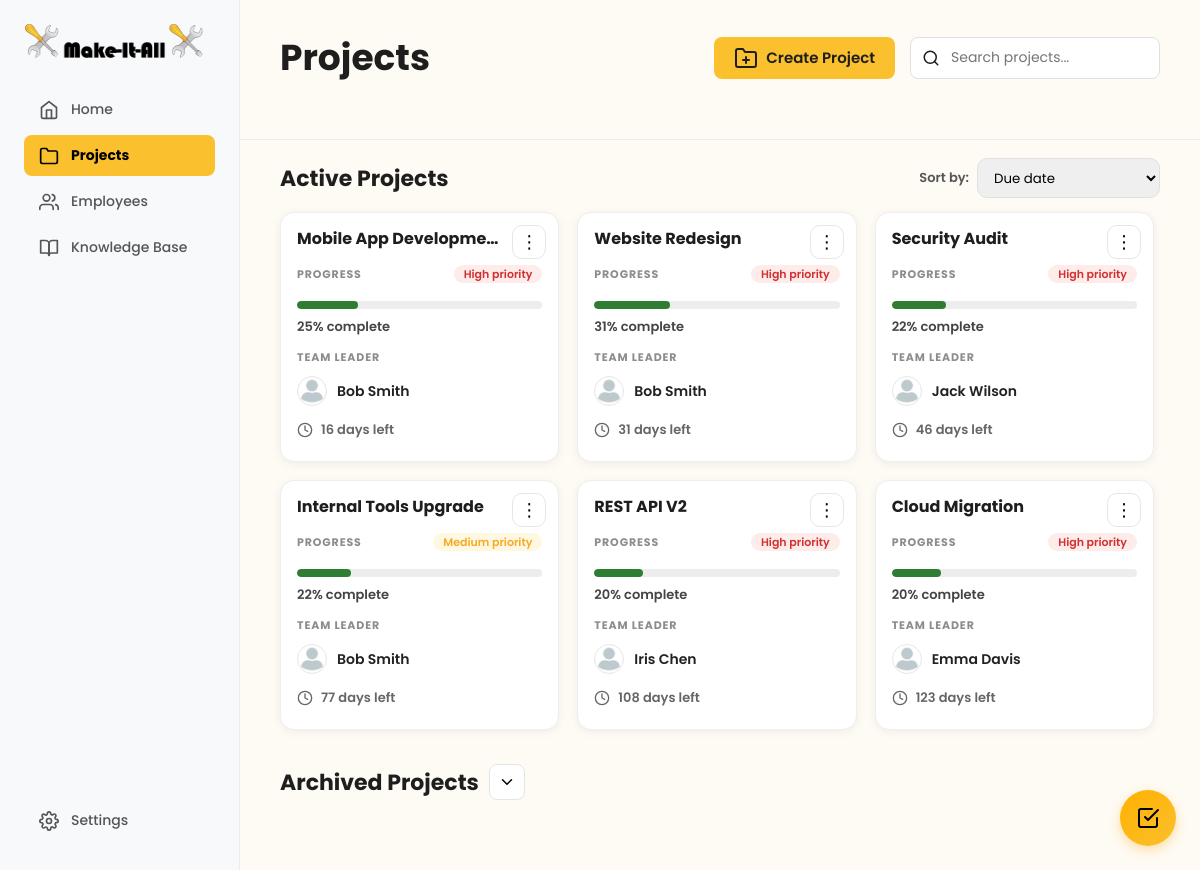
The page /user/project/projects-overview.php on the database its author committed.
### tables this page shows
CREATE TABLE projects (
    project_id INT AUTO_INCREMENT PRIMARY KEY,
    project_name VARCHAR(255) NOT NULL,
    description TEXT,
    created_by INT NOT NULL COMMENT 'Manager who created the project',
    team_leader_id INT NULL COMMENT 'Assigned team leader',
    start_date DATE NOT NULL,
    deadline DATE NOT NULL,
    estimated_completion_date DATE NULL COMMENT 'Calculated based on velocity',
    completed_date DATE NULL,
    status ENUM('planning', 'active', 'on_hold', 'completed', 'archived') DEFAULT 'active',
    priority ENUM('low', 'medium', 'high') DEFAULT 'medium',
    completion_percentage DECIMAL(5,2) DEFAULT 0.00,
    overdue_tasks_count INT DEFAULT 0,
    resource_level ENUM('sufficient', 'tight', 'under_resourced') DEFAULT 'sufficient',
    created_at TIMESTAMP DEFAULT CURRENT_TIMESTAMP,
    updated_at TIMESTAMP DEFAULT CURRENT_TIMESTAMP ON UPDATE CURRENT_TIMESTAMP,
    archived_at TIMESTAMP NULL,
    FOREIGN KEY (created_by) REFERENCES users(user_id) ON DELETE RESTRICT,
    FOREIGN KEY (team_leader_id) REFERENCES users(user_id) ON DELETE SET NULL,
    INDEX idx_status (status),
    INDEX idx_created_by (created_by),
    INDEX idx_team_leader (team_leader_id),
    INDEX idx_deadline (deadline),
    INDEX idx_priority (priority)
);

CREATE TABLE users (
    user_id INT AUTO_INCREMENT PRIMARY KEY,
    email VARCHAR(255) NOT NULL UNIQUE,
    password_hash VARCHAR(255) NULL COMMENT 'NULL for non-registered employees',
    is_registered BOOLEAN DEFAULT FALSE,
    first_name VARCHAR(100) NOT NULL,
    last_name VARCHAR(100) NOT NULL,
    profile_picture VARCHAR(255) DEFAULT '/default-avatar.png',
    role ENUM('manager', 'team_leader', 'team_member', 'technical_specialist') NOT NULL DEFAULT 'team_member',
    department VARCHAR(100),
    specialties TEXT COMMENT 'JSON array: ["Frontend", "React", "UX Design"]',
    manager_id INT NULL COMMENT 'Self-referencing FK - who manages this user',
    is_active BOOLEAN DEFAULT TRUE,
    last_login TIMESTAMP NULL,
    created_at TIMESTAMP DEFAULT CURRENT_TIMESTAMP,
    updated_at TIMESTAMP DEFAULT CURRENT_TIMESTAMP ON UPDATE CURRENT_TIMESTAMP,
    FOREIGN KEY (manager_id) REFERENCES users(user_id) ON DELETE SET NULL,
    INDEX idx_email (email),
    INDEX idx_role (role),
    INDEX idx_manager (manager_id),
    INDEX idx_is_registered (is_registered),
    INDEX idx_is_active (is_active)
);

### user/project/projects-overview.php (the view, shortened to what this page needs)
<?php
$database = new Database();
$db = $database->getConnection();
$isLoggedIn = isset($_SESSION['role'], $_SESSION['email'], $_SESSION['user_id']);
if (!$isLoggedIn) {
  $role = 'manager';
  $isManager = true;
  $currentUserId = 1;
} else {
  $role = $_SESSION['role'];
  $isManager = ($role === 'manager');
  $currentUserId = $_SESSION['user_id'];
}
function daysLeft(?string $estimated, ?string $deadline): ?int
{
  $target = $estimated ?: $deadline;
  $today = new DateTime('today');
  $targetDate = new DateTime($target);
  $diff = $today->diff($targetDate);
  return (int)$diff->format('%r%a');
}
$activeSql = "
  SELECT DISTINCT
    p.project_id,
    p.project_name,
    p.description,
    p.team_leader_id,
    p.status,
    p.priority,
    p.deadline,
    p.estimated_completion_date,
    -- live progress (doesn't rely on stored completion_percentage)
    COALESCE(tp.completion_percentage, 0) AS completion_percentage,
    u.first_name AS leader_first_name,
    u.last_name  AS leader_last_name,
    u.profile_picture AS leader_picture
  FROM projects p
  LEFT JOIN users u ON p.team_leader_id = u.user_id
  LEFT JOIN project_members pm ON pm.project_id = p.project_id
  --  task progress subquery (1 row per project)
  LEFT JOIN (
    SELECT
      project_id,
      ROUND(
        (SUM(CASE WHEN status = 'completed' THEN 1 ELSE 0 END) * 100.0) / NULLIF(COUNT(*), 0),
        2
      ) AS completion_percentage
    FROM tasks
    GROUP BY project_id
  ) tp ON tp.project_id = p.project_id
  WHERE p.status IN ('active','planning','on_hold','completed')
    AND p.status <> 'archived'
    AND (
      p.created_by = :uid
      OR p.team_leader_id = :uid
      OR pm.user_id = :uid
    )
  ORDER BY p.deadline ASC
";
$activeStmt = $db->prepare($activeSql);
$activeStmt->execute([':uid' => $currentUserId]);
$activeProjects = $activeStmt->fetchAll(PDO::FETCH_ASSOC);
?>
<!DOCTYPE html>
<html lang="en">
<head>
  <link rel="stylesheet" href="../dashboard.css">
  <link rel="stylesheet" href="projects-overview.css">
</head>
<body id="projects-overview-page">
  <?php include '../to-do/todo_widget.php'; ?>
  <div class="dashboard-container">
    <nav class="sidebar">
      <div class="nav-top">
        <div class="logo-container">
          <img src="../logo.png" alt="Make-It-All Logo" class="logo-icon">
        </div>
        <ul class="nav-main">
          <?php if ($role === 'manager' || $role === 'team_leader'): ?>
            <li><a href="../home/home.php"><i data-feather="home"></i>Home</a></li>
          <?php endif; ?>
          <li class="active-parent"><a href="projects-overview.php"><i data-feather="folder"></i>Projects</a></li>
          <?php if ($role === 'manager'): ?>
            <li><a href="../employees/employee-directory.php"><i data-feather="users"></i>Employees</a></li>
          <?php endif; ?>
          <li><a href="../knowledge-base/knowledge-base.html"><i data-feather="book-open"></i>Knowledge Base</a></li>
        </ul>
      </div>
      <div class="nav-footer">
        <ul>
          <li><a href="../settings.php"><i data-feather="settings"></i>Settings</a></li>
        </ul>
      </div>
    </nav>
    <main class="main-content">
      <header class="projects-header">
        <h1>Projects</h1>
        <div class="projects-controls">
          <?php if ($isManager): ?>
            <div>
              <a href="../home/create-project.php" class="create-new-project-button">
                <i data-feather="folder-plus"></i>
                Create Project
              </a>
            </div>
          <?php endif; ?>
          <div class="search-bar">
            <input type="text" id="project-search" placeholder="Search projects..." autocomplete="off">
          </div>
        </div>
      </header>
      <section class="projects-section" id="active-section">
        <div class="section-top">
          <h2 class="active-projects-title">Active Projects</h2>
          <div class="sort-wrap">
            <span class="sort-label">Sort by:</span>
            <select class="sort-dropdown" id="sortProjects">
              <option value="due">Due date</option>
            </select>
          </div>
        </div>
        <div class="projects-grid-scroll">
          <div class="projects-grid">
            <?php if (count($activeProjects) === 0): ?>
              <div class="empty-state">
                <i data-feather="inbox"></i>
                <p>No current active projects</p>
              </div>
            <?php else: ?>
              <?php foreach ($activeProjects as $p): ?>
                <?php
                $progress = (float)($p['completion_percentage'] ?? 0);
                $days = daysLeft($p['estimated_completion_date'] ?? null, $p['deadline'] ?? null);
                $leaderName = trim(($p['leader_first_name'] ?? '') . ' ' . ($p['leader_last_name'] ?? ''));
                $avatar = $p['leader_picture'] ?? '';
                $status = $p['status'] ?? '';
                if ($status === 'completed') {
                  $dateText = 'Completed';
                  $dateClass = 'days-pill is-completed';
                } elseif ($days === null) {
                  $dateText = 'No date set';
                  $dateClass = 'days-pill';
                } elseif ($days < 0) {
                  $dateText = abs($days) . ' days overdue';
                  $dateClass = 'days-pill is-overdue';
                } elseif ($days === 0) {
                  $dateText = 'Due today';
                  $dateClass = 'days-pill is-due';
                } else {
                  $dateText = $days . ' days left';
                  $dateClass = 'days-pill';
                }
                $priority = strtolower($p['priority'] ?? 'medium');
                ?>
                <article
                  class="project-card"
                  data-name="<?= strtolower(htmlspecialchars($p['project_name'])) ?>"
                  data-progress="<?= (int)$progress ?>"
                  data-deadline="<?= htmlspecialchars($p['deadline'] ?? '') ?>"
                  data-project-id="<?= htmlspecialchars($p['project_id'] ?? '') ?>"
                  data-deadline-text="<?= htmlspecialchars($dateText) ?>"
                  data-deadline-class="<?= htmlspecialchars($dateClass) ?>"
                  data-priority="<?= htmlspecialchars($priority) ?>"
                  data-description="<?= htmlspecialchars($p['description'] ?? '') ?>"
                  data-team-leader-id="<?= htmlspecialchars($p['team_leader_id'] ?? '') ?>"
                  data-team-leader-name="<?= htmlspecialchars($leaderName) ?>">
                  <?php if ($isManager): ?>
                    <div class="card-menu">
                      <button class="card-menu-btn" type="button" aria-label="Project actions">
                        ⋮
                      </button>
                    </div>
                  <?php endif; ?>
                  <h3 class="project-title"><?= htmlspecialchars($p['project_name']) ?></h3>
                  <div class="progress-head">
                    <span class="small-label">PROGRESS</span>
                    <span class="priority-pill priority-<?= htmlspecialchars($priority) ?>">
                      <?= ucfirst(htmlspecialchars($priority)) ?> priority
                    </span>
                  </div>
                  <div class="progress-track" aria-hidden="true">
                    <div class="progress-fill" style="width: <?= (int)round($progress) ?>%;"></div>
                  </div>
                  <div class="progress-text"><?= (int)round($progress) ?>% complete</div>
                  <div class="small-label leader-label">TEAM LEADER</div>
                  <div class="leader-row">
                    <?php if (!empty($avatar)): ?>
                      <img class="leader-avatar" src="<?= htmlspecialchars($avatar) ?>" alt="Leader pfp">
                    <?php else: ?>
                      <div class="leader-avatar leader-avatar--default" aria-hidden="true">
                        <i data-feather="user"></i>
                      </div>
                    <?php endif; ?>
                    <span class="leader-name"><?= htmlspecialchars($leaderName) ?></span>
                  </div>
                  <div class="card-footer">
                    <div class="<?= $dateClass ?>">
                      <i data-feather="clock"></i>
                      <span><?= htmlspecialchars($dateText) ?></span>
                    </div>
                  </div>
                </article>
              <?php endforeach; ?>
            <?php endif; ?>
          </div>
        </div>
      </section>
      <?php if ($isManager): ?>
        <section class="projects-section" id="archived-section">
          <div class="section-top">
            <div class="section-title-with-toggle">
              <h2>Archived Projects</h2>
              <button type="button" id="jumpToArchived" class="archive-jump-btn">
                <i data-feather="chevron-down"></i>
              </button>
            </div>
          </div>
        </section>
      <?php endif; ?>
    </main>
  </div>
</body>
</html>

### user/dashboard.css (style rules this page uses)
html, body { height: 100%; }
body { background: #FEFBF4; font-family: 'Poppins', sans-serif; margin: 0; height: 100vh; color: #1E1E1E; overflow: hidden; }
* { box-sizing: border-box; }
a { color: #1E1E1E; transition: color 0.2s ease; }
.dashboard-container { display: flex; width: 100%; height: 100vh; }
.sidebar { width: 240px; flex-shrink: 0; background: #F8F9FA; padding: 24px; display: flex; flex-direction: column; justify-content: space-between; border-right: 1px solid #EAECEE; }
.logo-container { display: flex; align-items: center; gap: 8px; font-size: 20px; font-weight: 700; margin-bottom: 30px; }
.logo-icon { width: 180px; height: 35px; }
.sidebar ul { list-style: none; padding: 0; margin: 0; }
.sidebar ul a { display: flex; align-items: center; gap: 12px; padding: 10px 15px; text-decoration: none; color: #555; font-weight: 500; border-radius: 8px; margin-bottom: 5px; font-size: 14px; }
.sidebar ul a svg { width: 20px; height: 20px; }
.sidebar ul.nav-main>li.active-parent>a { background: #FBC02D; color: black; font-weight: 700; }
.main-content { flex: 1; padding: 0; display: flex; flex-direction: column; min-height: 0; overflow-y: auto; height: 100vh; }

### rows shown on the page
projects: project_name "Mobile App Developme…", priority "High", progress "25", team_leader.profile_picture (placeholder picture), team_leader.last_name "Bob Smith", dateText "16 days left"
projects: project_name "Website Redesign", priority "High", progress "31", team_leader.profile_picture (placeholder picture), team_leader.last_name "Bob Smith", dateText "31 days left"
projects: project_name "Security Audit", priority "High", progress "22", team_leader.profile_picture (placeholder picture), team_leader.last_name "Jack Wilson", dateText "46 days left"
projects: project_name "Internal Tools Upgrade", priority "Medium", progress "22", team_leader.profile_picture (placeholder picture), team_leader.last_name "Bob Smith", dateText "77 days left"
projects: project_name "REST API V2", priority "High", progress "20", team_leader.profile_picture (placeholder picture), team_leader.last_name "Iris Chen", dateText "108 days left"
projects: project_name "Cloud Migration", priority "High", progress "20", team_leader.profile_picture (placeholder picture), team_leader.last_name "Emma Davis", dateText "123 days left"
